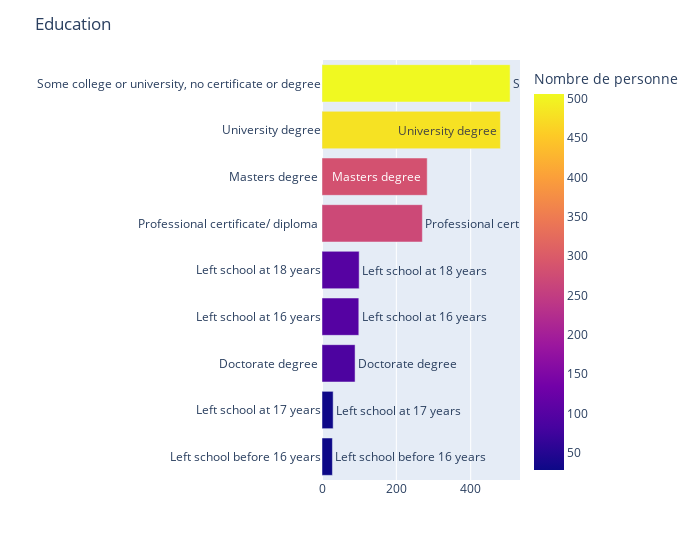

Here is the notebook cell this chart was saved with:
### Code cell
classe = pd.DataFrame(df["Education"].value_counts())

classe.reset_index(inplace=True)

classe = classe.rename(columns = {'index':'Education', 'Education': "Nombre de personne"})


plot_hbar("Nombre de personne",'Education',classe)

### Figure 1 — Plotly figure (JSON) as saved in the notebook; plotly's stock layout.template omitted (floating-point values rounded to 4 significant figures)
{"data": [{"alignmentgroup": "True", "hovertemplate": "Nombre de personne=%{marker.color}<br>Education=%{text}<extra></extra>", "legendgroup": "", "marker": {"color": [506, 480, 283, 270, 100, 99, 89, 30, 28], "coloraxis": "coloraxis"}, "name": "", "offsetgroup": "", "orientation": "h", "showlegend": false, "text": ["Some college or university, no certificate or degree", "University degree", "Masters degree ", "Professional certificate/ diploma ", "Left school at 18 years", "Left school at 16 years", "Doctorate degree ", "Left school at 17 years", "Left school before 16 years"], "textposition": "auto", "type": "bar", "x": [506, 480, 283, 270, 100, 99, 89, 30, 28], "xaxis": "x", "y": ["Some college or university, no certificate or degree", "University degree", "Masters degree ", "Professional certificate/ diploma ", "Left school at 18 years", "Left school at 16 years", "Doctorate degree ", "Left school at 17 years", "Left school before 16 years"], "yaxis": "y"}], "layout": {"barmode": "relative", "coloraxis": {"colorbar": {"title": {"text": "Nombre de personne"}}, "colorscale": [[0, "#0d0887"], [0.1111, "#46039f"], [0.2222, "#7201a8"], [0.3333, "#9c179e"], [0.4444, "#bd3786"], [0.5556, "#d8576b"], [0.6667, "#ed7953"], [0.7778, "#fb9f3a"], [0.8889, "#fdca26"], [1, "#f0f921"]]}, "legend": {"tracegroupgap": 0}, "margin": {"t": 60}, "title": {"text": "Education"}, "uniformtext": {"minsize": 8, "mode": "hide"}, "width": 700, "xaxis": {"anchor": "y", "domain": [0, 1], "title": {"text": ""}}, "yaxis": {"anchor": "x", "categoryorder": "total ascending", "domain": [0, 1], "title": {"text": ""}}}}
